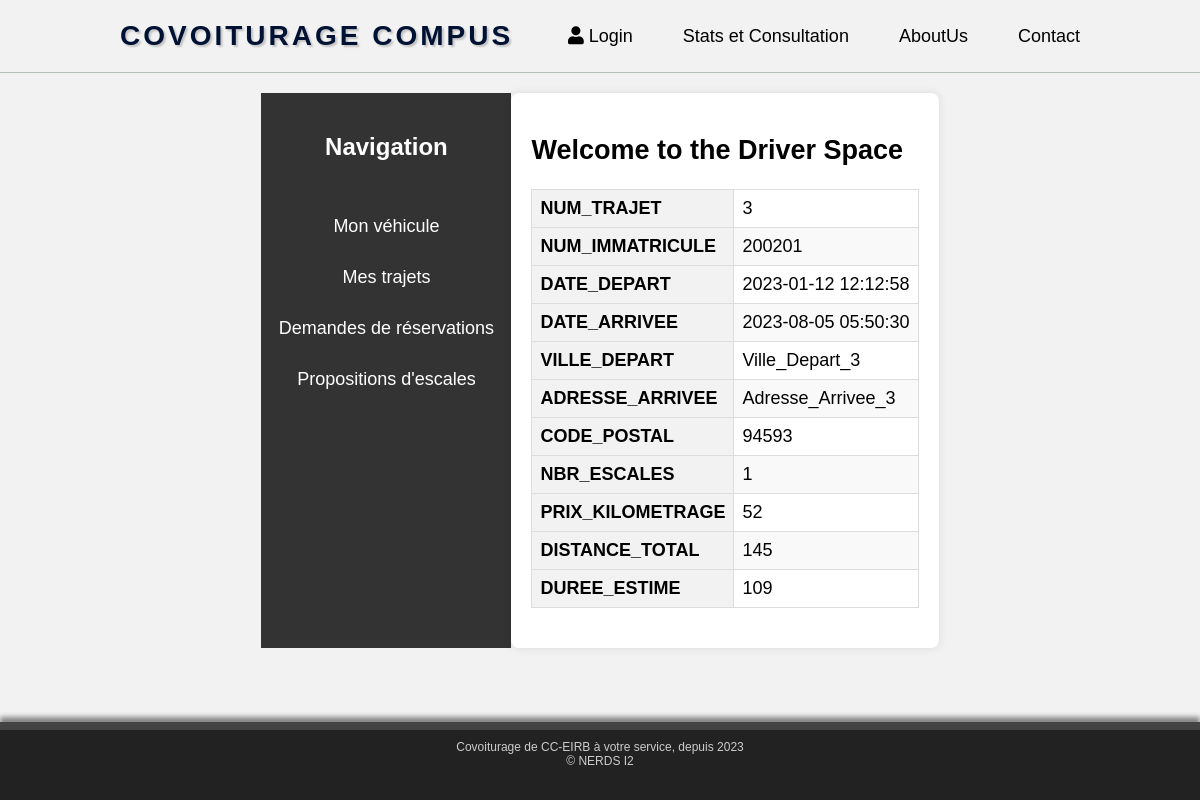
/php/espace_conducteur/view_trajet.php?num_trajet=3, run on the app's committed database.
### tables this page shows
CREATE TABLE IF NOT EXISTS TRAJET(
    NUM_TRAJET SERIAL NOT NULL,
    NUM_IMMATRICULE INT NOT NULL,
    DATE_DEPART TIMESTAMP NOT NULL,
    DATE_ARRIVEE TIMESTAMP NOT NULL,
    VILLE_DEPART VARCHAR(100) NOT NULL,
    ADRESSE_ARRIVEE VARCHAR(100) NOT NULL,
    CODE_POSTAL INT NOT NULL,
    NBR_ESCALES INT NOT NULL DEFAULT 0,
    PRIX_KILOMETRAGE INT NOT NULL,
    DISTANCE_TOTAL INT NOT NULL,
    DUREE_ESTIME INT NOT NULL,

    PRIMARY KEY (NUM_TRAJET),
    FOREIGN KEY (NUM_IMMATRICULE) REFERENCES VOITURE(NUM_IMMATRICULE) ON DELETE CASCADE ON UPDATE CASCADE
);

### php/espace_conducteur/view_trajet.php (the view, shortened to what this page needs)
<!DOCTYPE html>
<html>
<head>
    <link rel="stylesheet" type="text/css" href="../../css/esp_conducteur.css">
    <link rel="stylesheet" type="text/css" href="../../css/table_style.css">
</head>
<body>
    <?php include('../header.php'); ?>
    <div class="container">
        <?php include('nav_bar.php'); ?>
        <div class="main-content" id="mainContent">
            <h2>Welcome to the Driver Space</h2>
            <?php
            include('../../connect.php');
            if (isset($_GET['num_trajet']) && !empty($_GET['num_trajet'])) {
                $num_trajet = $_GET['num_trajet'];
                $query1 = "SELECT * FROM TRAJET WHERE NUM_TRAJET = ?";
                $stmt1 = $conn->prepare($query1);
                $stmt1->bind_param("i", $num_trajet);
                if ($stmt1->execute()) {
                    $result1 = $stmt1->get_result();
                    if ($result1->num_rows > 0) {
                        echo '<div style="overflow-x:auto;">';
                        echo '<table>';
                        $columns = ['NUM_TRAJET', 'NUM_IMMATRICULE', 'DATE_DEPART', 'DATE_ARRIVEE', 'VILLE_DEPART', 'ADRESSE_ARRIVEE', 'CODE_POSTAL', 'NBR_ESCALES', 'PRIX_KILOMETRAGE', 'DISTANCE_TOTAL', 'DUREE_ESTIME'];
                        while ($row = $result1->fetch_assoc()) {
                            foreach ($columns as $column) {
                                echo '<tr>';
                                echo "<th>$column</th>";
                                echo "<td>{$row[$column]}</td>";
                                echo '</tr>';
                            }
                        }
                        echo '</table>';
                        echo '</div>';
                    } else {
                        echo "Aucun résultat trouvé";
                    }
                } else {
                    echo "Erreur lors de l'exécution de la requête 1: " . $stmt1->error;
                }
            }
            ?>
        </div>
    </div>
    <?php include('../footer.php'); ?>
</body>
</html>

### css/esp_conducteur.css (style rules this page uses)
body { font-family: 'Open Sans', sans-serif; background-color: #f2f2f2; margin: 0; padding: 0; font-size: 18px; }
.container { display: flex; max-width: 1200px; margin: 0 auto; padding: 20px; }
.main-content { flex-grow: 1; padding: 20px; background-color: #fff; border-radius: 8px; box-shadow: 0 0 10px rgba(0, 0, 0, 0.1); transition: transform 0.3s ease; }

### css/table_style.css (style rules this page uses)
table { width: 100%; border-collapse: collapse; margin-bottom: 20px; }
th, td { border: 1px solid #ddd; padding: 8px; text-align: left; }
th { background-color: #f2f2f2; }
tr:nth-child(even) { background-color: #f9f9f9; }

### php/header.php (style rules this page uses)
body { font-family: 'DyeLine', sans-serif; margin: 0; padding: 0; }

### php/footer.php (style rules this page uses)
html, body { height: 100%; margin: 0; display: flex; flex-direction: column; }
body { min-height: 100vh; }

### data on the page
trajet: column "NUM_TRAJET", NUM_TRAJET "3", column "NUM_IMMATRICULE", NUM_IMMATRICULE "200201", column "DATE_DEPART", DATE_DEPART "2023-01-12 12:12:58", column "DATE_ARRIVEE", DATE_ARRIVEE "2023-08-05 05:50:30", column "VILLE_DEPART", VILLE_DEPART "Ville_Depart_3", column "ADRESSE_ARRIVEE", ADRESSE_ARRIVEE "Adresse_Arrivee_3", column "CODE_POSTAL", CODE_POSTAL "94593", column "NBR_ESCALES", NBR_ESCALES "1", column "PRIX_KILOMETRAGE", PRIX_KILOMETRAGE "52", column "DISTANCE_TOTAL", DISTANCE_TOTAL "145", column "DUREE_ESTIME", DUREE_ESTIME "109"
